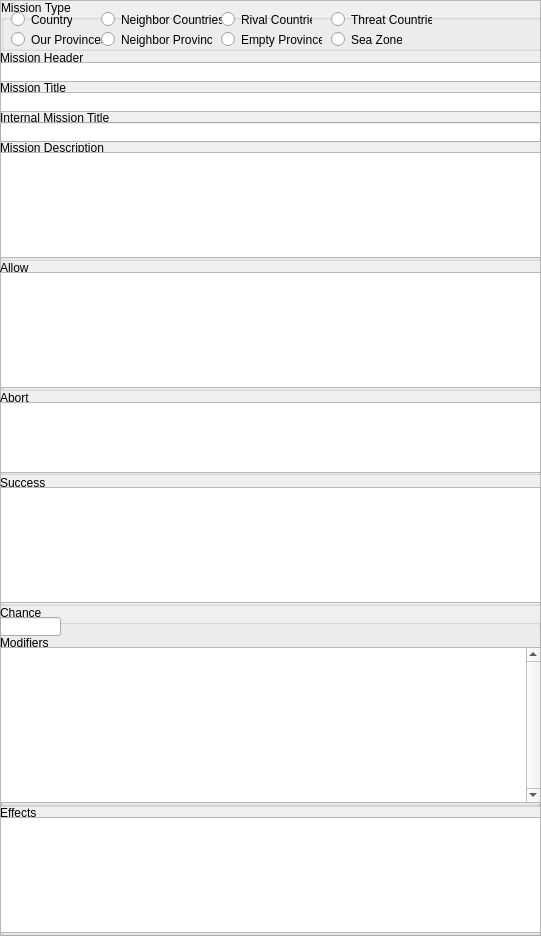
<?xml version="1.0" encoding="UTF-8"?>
<ui version="4.0">
 <class>MissionFrame</class>
 <widget class="QFrame" name="MissionFrame">
  <property name="geometry">
   <rect>
    <x>0</x>
    <y>0</y>
    <width>541</width>
    <height>936</height>
   </rect>
  </property>
  <property name="windowTitle">
   <string>Frame</string>
  </property>
  <property name="frameShape">
   <enum>QFrame::StyledPanel</enum>
  </property>
  <property name="frameShadow">
   <enum>QFrame::Raised</enum>
  </property>
  <widget class="QGroupBox" name="groupBox_9">
   <property name="geometry">
    <rect>
     <x>0</x>
     <y>260</y>
     <width>541</width>
     <height>131</height>
    </rect>
   </property>
   <property name="title">
    <string>Allow</string>
   </property>
   <widget class="QPlainTextEdit" name="plainTextEdit_4">
    <property name="geometry">
     <rect>
      <x>0</x>
      <y>12</y>
      <width>541</width>
      <height>116</height>
     </rect>
    </property>
   </widget>
  </widget>
  <widget class="QGroupBox" name="groupBox_5">
   <property name="geometry">
    <rect>
     <x>1</x>
     <y>0</y>
     <width>541</width>
     <height>51</height>
    </rect>
   </property>
   <property name="title">
    <string>Mission Type</string>
   </property>
   <widget class="QRadioButton" name="radioButton">
    <property name="geometry">
     <rect>
      <x>10</x>
      <y>10</y>
      <width>61</width>
      <height>19</height>
     </rect>
    </property>
    <property name="text">
     <string>Country</string>
    </property>
   </widget>
   <widget class="QRadioButton" name="radioButton_2">
    <property name="geometry">
     <rect>
      <x>10</x>
      <y>30</y>
      <width>91</width>
      <height>19</height>
     </rect>
    </property>
    <property name="text">
     <string>Our Provinces</string>
    </property>
   </widget>
   <widget class="QRadioButton" name="radioButton_3">
    <property name="geometry">
     <rect>
      <x>220</x>
      <y>30</y>
      <width>101</width>
      <height>19</height>
     </rect>
    </property>
    <property name="text">
     <string>Empty Provinces</string>
    </property>
   </widget>
   <widget class="QRadioButton" name="radioButton_4">
    <property name="geometry">
     <rect>
      <x>100</x>
      <y>30</y>
      <width>111</width>
      <height>19</height>
     </rect>
    </property>
    <property name="text">
     <string>Neighbor Provinces</string>
    </property>
   </widget>
   <widget class="QRadioButton" name="radioButton_5">
    <property name="geometry">
     <rect>
      <x>330</x>
      <y>30</y>
      <width>71</width>
      <height>19</height>
     </rect>
    </property>
    <property name="text">
     <string>Sea Zones</string>
    </property>
   </widget>
   <widget class="QRadioButton" name="radioButton_6">
    <property name="geometry">
     <rect>
      <x>100</x>
      <y>10</y>
      <width>121</width>
      <height>19</height>
     </rect>
    </property>
    <property name="text">
     <string>Neighbor Countries</string>
    </property>
   </widget>
   <widget class="QRadioButton" name="radioButton_7">
    <property name="geometry">
     <rect>
      <x>220</x>
      <y>10</y>
      <width>91</width>
      <height>19</height>
     </rect>
    </property>
    <property name="text">
     <string>Rival Countries</string>
    </property>
   </widget>
   <widget class="QRadioButton" name="radioButton_8">
    <property name="geometry">
     <rect>
      <x>330</x>
      <y>10</y>
      <width>101</width>
      <height>19</height>
     </rect>
    </property>
    <property name="text">
     <string>Threat Countries</string>
    </property>
   </widget>
  </widget>
  <widget class="QGroupBox" name="groupBox">
   <property name="geometry">
    <rect>
     <x>0</x>
     <y>80</y>
     <width>541</width>
     <height>32</height>
    </rect>
   </property>
   <property name="title">
    <string>Mission Title</string>
   </property>
   <widget class="QTextEdit" name="textEdit">
    <property name="geometry">
     <rect>
      <x>0</x>
      <y>12</y>
      <width>541</width>
      <height>20</height>
     </rect>
    </property>
    <property name="verticalScrollBarPolicy">
     <enum>Qt::ScrollBarAlwaysOff</enum>
    </property>
    <property name="horizontalScrollBarPolicy">
     <enum>Qt::ScrollBarAsNeeded</enum>
    </property>
    <property name="html">
     <string>&lt;!DOCTYPE HTML PUBLIC &quot;-//W3C//DTD HTML 4.0//EN&quot; &quot;http://www.w3.org/TR/REC-html40/strict.dtd&quot;&gt;
&lt;html&gt;&lt;head&gt;&lt;meta name=&quot;qrichtext&quot; content=&quot;1&quot; /&gt;&lt;style type=&quot;text/css&quot;&gt;
p, li { white-space: pre-wrap; }
&lt;/style&gt;&lt;/head&gt;&lt;body style=&quot; font-family:'MS Shell Dlg 2'; font-size:8.25pt; font-weight:400; font-style:normal;&quot;&gt;
&lt;p style=&quot;-qt-paragraph-type:empty; margin-top:0px; margin-bottom:0px; margin-left:0px; margin-right:0px; -qt-block-indent:0; text-indent:0px; font-size:8pt;&quot;&gt;&lt;/p&gt;&lt;/body&gt;&lt;/html&gt;</string>
    </property>
   </widget>
  </widget>
  <widget class="QGroupBox" name="groupBox_8">
   <property name="geometry">
    <rect>
     <x>0</x>
     <y>390</y>
     <width>541</width>
     <height>85</height>
    </rect>
   </property>
   <property name="title">
    <string>Abort</string>
   </property>
   <widget class="QPlainTextEdit" name="plainTextEdit_3">
    <property name="geometry">
     <rect>
      <x>0</x>
      <y>12</y>
      <width>541</width>
      <height>71</height>
     </rect>
    </property>
   </widget>
  </widget>
  <widget class="QGroupBox" name="groupBox_10">
   <property name="geometry">
    <rect>
     <x>0</x>
     <y>805</y>
     <width>541</width>
     <height>131</height>
    </rect>
   </property>
   <property name="title">
    <string>Effects</string>
   </property>
   <widget class="QPlainTextEdit" name="plainTextEdit_5">
    <property name="geometry">
     <rect>
      <x>0</x>
      <y>12</y>
      <width>541</width>
      <height>116</height>
     </rect>
    </property>
   </widget>
  </widget>
  <widget class="QGroupBox" name="groupBox_7">
   <property name="geometry">
    <rect>
     <x>0</x>
     <y>140</y>
     <width>541</width>
     <height>121</height>
    </rect>
   </property>
   <property name="title">
    <string>Mission Description</string>
   </property>
   <widget class="QTextEdit" name="textEdit_2">
    <property name="geometry">
     <rect>
      <x>0</x>
      <y>12</y>
      <width>541</width>
      <height>106</height>
     </rect>
    </property>
   </widget>
  </widget>
  <widget class="QGroupBox" name="groupBox_6">
   <property name="geometry">
    <rect>
     <x>0</x>
     <y>110</y>
     <width>541</width>
     <height>32</height>
    </rect>
   </property>
   <property name="title">
    <string>Internal Mission Title</string>
   </property>
   <widget class="QLineEdit" name="lineEdit">
    <property name="geometry">
     <rect>
      <x>0</x>
      <y>12</y>
      <width>541</width>
      <height>20</height>
     </rect>
    </property>
   </widget>
  </widget>
  <widget class="QGroupBox" name="groupBox_3">
   <property name="geometry">
    <rect>
     <x>0</x>
     <y>605</y>
     <width>541</width>
     <height>202</height>
    </rect>
   </property>
   <property name="title">
    <string>Chance</string>
   </property>
   <widget class="QLineEdit" name="lineEdit_2">
    <property name="geometry">
     <rect>
      <x>0</x>
      <y>12</y>
      <width>61</width>
      <height>19</height>
     </rect>
    </property>
    <property name="text">
     <string/>
    </property>
   </widget>
   <widget class="QGroupBox" name="groupBox_4">
    <property name="geometry">
     <rect>
      <x>0</x>
      <y>30</y>
      <width>541</width>
      <height>171</height>
     </rect>
    </property>
    <property name="title">
     <string>Modifiers</string>
    </property>
    <widget class="QPlainTextEdit" name="plainTextEdit_2">
     <property name="geometry">
      <rect>
       <x>0</x>
       <y>12</y>
       <width>541</width>
       <height>156</height>
      </rect>
     </property>
     <property name="verticalScrollBarPolicy">
      <enum>Qt::ScrollBarAlwaysOn</enum>
     </property>
    </widget>
   </widget>
  </widget>
  <widget class="QGroupBox" name="groupBox_2">
   <property name="geometry">
    <rect>
     <x>0</x>
     <y>50</y>
     <width>541</width>
     <height>32</height>
    </rect>
   </property>
   <property name="title">
    <string>Mission Header</string>
   </property>
   <widget class="QTextEdit" name="textEdit_3">
    <property name="geometry">
     <rect>
      <x>0</x>
      <y>12</y>
      <width>541</width>
      <height>20</height>
     </rect>
    </property>
    <property name="verticalScrollBarPolicy">
     <enum>Qt::ScrollBarAlwaysOff</enum>
    </property>
    <property name="horizontalScrollBarPolicy">
     <enum>Qt::ScrollBarAsNeeded</enum>
    </property>
    <property name="html">
     <string>&lt;!DOCTYPE HTML PUBLIC &quot;-//W3C//DTD HTML 4.0//EN&quot; &quot;http://www.w3.org/TR/REC-html40/strict.dtd&quot;&gt;
&lt;html&gt;&lt;head&gt;&lt;meta name=&quot;qrichtext&quot; content=&quot;1&quot; /&gt;&lt;style type=&quot;text/css&quot;&gt;
p, li { white-space: pre-wrap; }
&lt;/style&gt;&lt;/head&gt;&lt;body style=&quot; font-family:'MS Shell Dlg 2'; font-size:8.25pt; font-weight:400; font-style:normal;&quot;&gt;
&lt;p style=&quot;-qt-paragraph-type:empty; margin-top:0px; margin-bottom:0px; margin-left:0px; margin-right:0px; -qt-block-indent:0; text-indent:0px; font-size:8pt;&quot;&gt;&lt;/p&gt;&lt;/body&gt;&lt;/html&gt;</string>
    </property>
   </widget>
  </widget>
  <widget class="QGroupBox" name="groupBox_11">
   <property name="geometry">
    <rect>
     <x>0</x>
     <y>475</y>
     <width>541</width>
     <height>131</height>
    </rect>
   </property>
   <property name="title">
    <string>Success</string>
   </property>
   <widget class="QPlainTextEdit" name="plainTextEdit_6">
    <property name="geometry">
     <rect>
      <x>0</x>
      <y>12</y>
      <width>541</width>
      <height>116</height>
     </rect>
    </property>
   </widget>
  </widget>
 </widget>
 <resources/>
 <connections/>
</ui>
